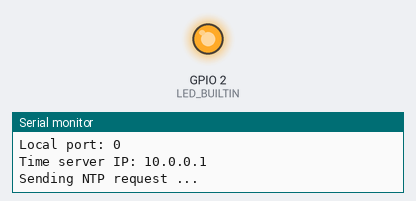
A sketch run on a simulated ESP8266 (NodeMCU). Shown: output pins drawn as LEDs (lit = HIGH, except the on-board LED, lit = LOW), the last lines printed to the serial monitor. WiFi joins after 1.5 s; servers stay silent unless stated.

Above: at 1.54 s.
At 2.0 s:
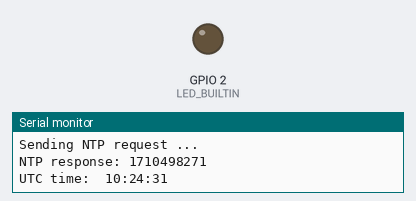
Timing chart, 0 to 13.2 s (numbered marks = the images above):
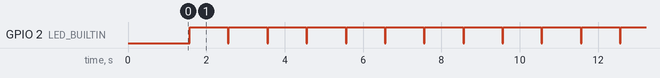

Measured:
- by itself, GPIO 2 (LED_BUILTIN): goes 58 × (HIGH 0.97 s, LOW 0.03 s), HIGH 0.42 s, LOW 0.06 s, 59 × (HIGH 0.97 s, LOW 0.03 s), 10 × (HIGH 0.94 s, LOW 0.06 s), then HIGH
- by itself, everything shown: repeats every 18.0 s, in 36 steps

The sketch:

ESP8266_NTP_Blinks.ino
```cpp
/*
 *
 */
#include <ESP8266WiFi.h>
#include <ESP8266WiFiMulti.h>
#include <WiFiUdp.h>

ESP8266WiFiMulti wifiMulti;
WiFiUDP UDP;

IPAddress timeServerIP;
const char* NTPServerName = "time.nist.gov";
const int NTP_PACKET_SIZE = 48;
byte NTPBuffer[NTP_PACKET_SIZE];

void startWiFi();
void starUDP();

void setup() {
  pinMode(LED_BUILTIN, HIGH);

  Serial.begin(115200);
  delay(10);

  Serial.flush();
  Serial.println("\r\n");

  startWiFi();
  startUDP();

  if(!WiFi.hostByName(NTPServerName, timeServerIP)) {
    Serial.println("DNS lookup failed. Rebooting.");
    Serial.flush();
    ESP.reset();
  }

  Serial.print("Time server IP: ");
  Serial.println(timeServerIP);

  digitalWrite(LED_BUILTIN, LOW);
  Serial.println("\r\nSending NTP request ...");
  sendNTPpacket(timeServerIP);
}

unsigned long intervalNTP = 60000;
unsigned long prevNTP = 0;
unsigned long lastNTPResponse = millis();
uint32_t timeUNIX = 0;

unsigned long prevActualTime = 0;

void loop() {
  unsigned long currentMillis = millis();

  if(currentMillis - prevNTP > intervalNTP) {
    prevNTP = currentMillis;

    digitalWrite(LED_BUILTIN, LOW);
    Serial.println("\r\nSending NTP request");
    sendNTPpacket(timeServerIP);
  }

  uint32_t time = getTime();

  if(time) {
    timeUNIX = time;
    Serial.print("NTP response: ");
    Serial.println(timeUNIX);
    lastNTPResponse = currentMillis;

    digitalWrite(LED_BUILTIN, HIGH);
  }
  else if((currentMillis - lastNTPResponse) > 3600000) {
    Serial.println("More than 1 hour since last NTP Response. Rebooting.");
    Serial.flush();
    ESP.reset();
  }

  uint32_t actualTime = timeUNIX + (currentMillis - lastNTPResponse)/1000;

  if(actualTime != prevActualTime && timeUNIX != 0) {
    prevActualTime = actualTime;

    digitalWrite(LED_BUILTIN, LOW);
    Serial.printf("\nUTC time:\t%d:%d:%d ", getHours(actualTime), getMinutes(actualTime), getSeconds(actualTime));
    delay(25);
    digitalWrite(LED_BUILTIN, HIGH);
  }
}

void startWiFi() {
  WiFi.mode(WIFI_STA);
  wifiMulti.addAP("My-WiFi", "Metallica");
  wifiMulti.addAP("ssid_from_AP_2", "your_password_for_AP_2");
  wifiMulti.addAP("ssid_from_AP_3", "your_password_for_AP_3");

  Serial.println("Connecting");
  while (wifiMulti.run() != WL_CONNECTED) {
    delay(250);
    Serial.print('.');
  }

  Serial.println("\r\n");
  Serial.print("Connected to ");
  Serial.println(WiFi.SSID());
  Serial.print("IP address: ");
  Serial.print(WiFi.localIP());
  Serial.println("\r\n");
}

void startUDP() {
  Serial.println("Starting UDP");
  UDP.begin(123);
  Serial.print("Local port: ");
  Serial.println(UDP.localPort());
  Serial.println();
}

uint32_t getTime() {
  if (UDP.parsePacket() == 0) {
    return 0;
  }
  UDP.read(NTPBuffer, NTP_PACKET_SIZE);
  uint32_t NTPTime = (NTPBuffer[40] << 24) | (NTPBuffer[41] << 16) | (NTPBuffer[42] << 8) | NTPBuffer[43];
  const uint32_t seventyYears = 2208988800UL;
  uint32_t UNIXTime = NTPTime - seventyYears;
  return UNIXTime;
}

void sendNTPpacket(IPAddress& address) {
  memset(NTPBuffer, 0, NTP_PACKET_SIZE);
  NTPBuffer[0] = 0b11100011;
  UDP.beginPacket(address, 123);
  UDP.write(NTPBuffer, NTP_PACKET_SIZE);
  UDP.endPacket();
}

inline int getSeconds(uint32_t UNIXTime) {
  return UNIXTime % 60;
}
inline int getMinutes(uint32_t UNIXTime) {
  return UNIXTime / 60 % 60;
}
inline int getHours(uint32_t UNIXTime) {
  return UNIXTime / 3600 % 24;
}

/*
 *
 */
```
